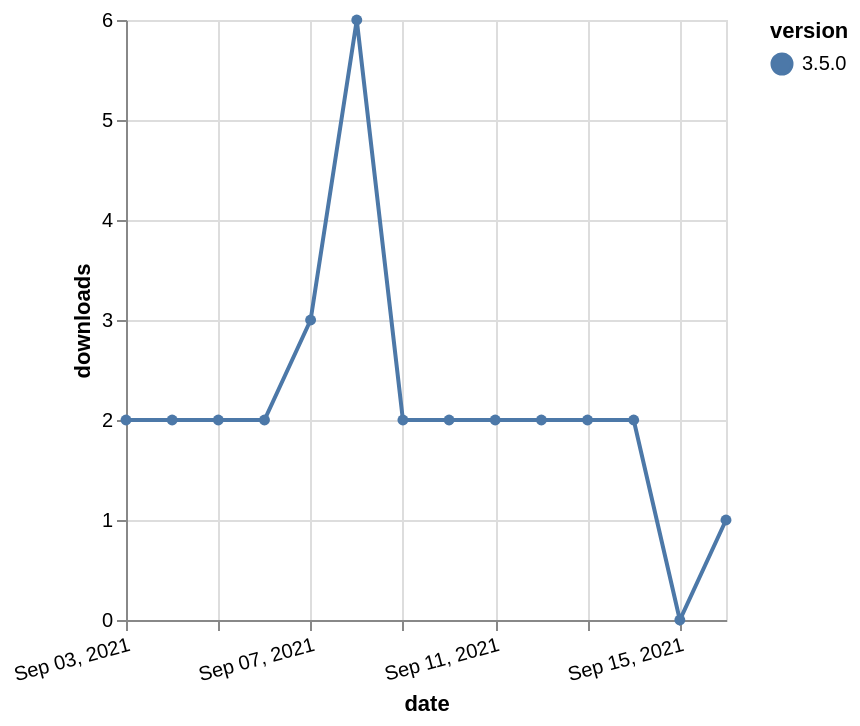

The specification (Vega-Lite) saved for this image:
### Vega-Lite specification from a JSON file in a GitHub repository (floating-point values rounded to 4 significant figures)
{"$schema": "https://vega.github.io/schema/vega-lite/v5.json", "description": "A simple bar chart with embedded data.", "data": {"values": [{"date": "2021-09-03", "total": 2019, "delta": 2, "version": "3.5.0"}, {"date": "2021-09-04", "total": 2021, "delta": 2, "version": "3.5.0"}, {"date": "2021-09-05", "total": 2023, "delta": 2, "version": "3.5.0"}, {"date": "2021-09-06", "total": 2025, "delta": 2, "version": "3.5.0"}, {"date": "2021-09-07", "total": 2028, "delta": 3, "version": "3.5.0"}, {"date": "2021-09-08", "total": 2034, "delta": 6, "version": "3.5.0"}, {"date": "2021-09-09", "total": 2036, "delta": 2, "version": "3.5.0"}, {"date": "2021-09-10", "total": 2038, "delta": 2, "version": "3.5.0"}, {"date": "2021-09-11", "total": 2040, "delta": 2, "version": "3.5.0"}, {"date": "2021-09-12", "total": 2042, "delta": 2, "version": "3.5.0"}, {"date": "2021-09-13", "total": 2044, "delta": 2, "version": "3.5.0"}, {"date": "2021-09-14", "total": 2046, "delta": 2, "version": "3.5.0"}, {"date": "2021-09-15", "total": 2046, "delta": 0, "version": "3.5.0"}, {"date": "2021-09-16", "total": 2047, "delta": 1, "version": "3.5.0"}]}, "width": "container", "mark": {"type": "line", "point": {"filled": true}}, "encoding": {"x": {"field": "date", "type": "temporal", "timeUnit": "yearmonthdate", "title": "date", "axis": {"labelAngle": -15}}, "y": {"field": "delta", "type": "quantitative", "title": "downloads"}, "color": {"field": "version", "type": "nominal"}, "tooltip": {"field": "delta"}}}
